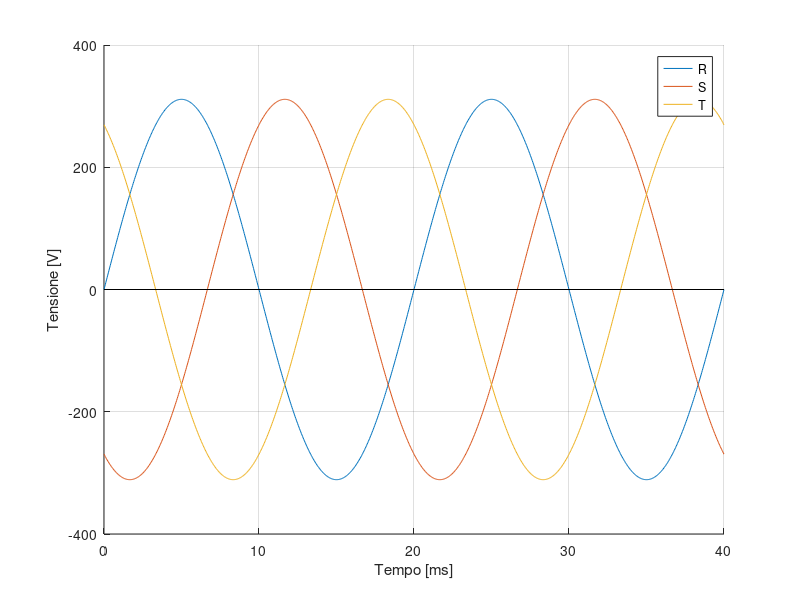
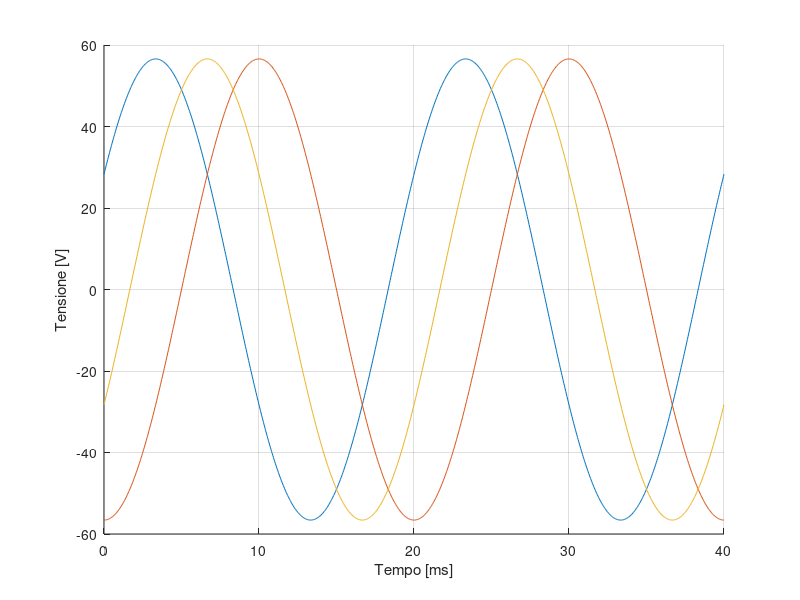

Source code (MATLAB) for these figures, in order:
%%Programma utile al plot di una terna sinusoidale di tensioni
%
clear; close all; clc; %precaricamento programma
%PARAMETRI RETE
periodi = 2; %Definisci il numero di periodi da rappresentare
f = 50;  %Frequenza di rete
Vrms = 220; %Valore efficace tensione stellata

%PARAMETRI TRASFORMATORE
V1n = 400; %Tensioni nominali primario e secondario
V2n = 42;
N = V2n/V1n; %Rapporto di trasformazione definito al contrario per comodità


%CALCOLO
t = linspace(0,periodi/f,1000);
omega = 2*pi*f;
Vp = sqrt(2)*Vrms;
V1 = Vp*sin(omega*t);
V2 = Vp*sin(omega*t-2*pi/3);
V3 = Vp*sin(omega*t-4*pi/3);
figure();
hold on; grid on;
x = t*1000; %Ai fini della rappresentazione dei tempi
plot(x,V1,x,V2,x,V3);
plot([0 x(end)],[0 0],'Color','k');
legend('R','S','T');
ylabel('Tensione [V]');
xlabel('Tempo [ms]');
%xlim([0 x(end)]);

figure(); %Plot concatenate raddrizzate in uscita dal trasformatore
hold on; grid on;
V12 = N*(V1-V2);
V13 = N*(V1-V3);
V23 = N*(V2-V3);
%x = x*omega/1000/pi;
plot(x,V12,x,V23,x,V13);
%ylim([49 57]);
ylabel('Tensione [V]');
xlabel('Tempo [ms]');


